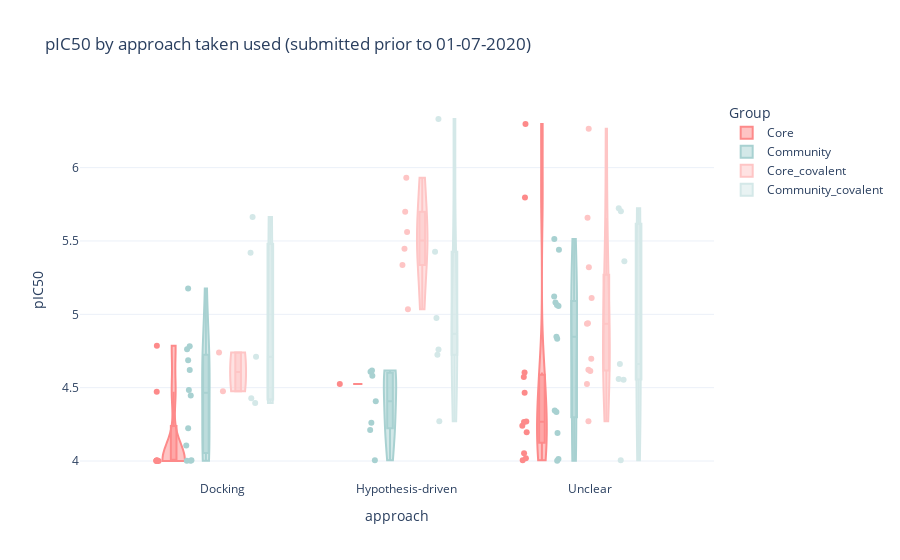

Write notebook code for a chart like this one.
### Code cell
from datetime import datetime
import plotly.express as px

date_cutoff = datetime(2020, 7, 1)

subbed = moonshot.loc[~moonshot.classified_method.isin(['STARTING_LIBRARY', 'UNKNOWN']) & \
                      (moonshot.submission_date < date_cutoff) & (moonshot.shipment_date < date_cutoff) & \
                      (moonshot.approach != "Prior SARS inhibitor")
                     ]
fig = px.violin(subbed,
                title=f'pIC50 by approach taken used (submitted prior to {date_cutoff.strftime("%d-%m-%Y")})',
                y='pIC50', x='approach',
               color='ccategory',
                template="plotly_white",
                hover_data=['CID (canonical)', 'clean_creator', 'shipment_date', 'site_name', 'short'],
               box=True,
               points='all',
               color_discrete_map={'Core': '#FD8A8A', 
                                   'Community': '#A8D1D1', 
                                   "Core_covalent": '#fec5c5',
                                   "Community_covalent": '#d4e8e8'
                                  },
               category_orders={"ccategory": ["Core", "Community", "Core_covalent", "Community_covalent"],
                              "approach": ["Docking", "Hypothesis-driven", "Unclear"],
                               }
               )
fig.update_traces(spanmode = 'hard')
fig.update_layout(legend=dict(title='Group'))
fig.write_image("images/methodology_covalent.png")
fig

### Figure 1 — Plotly figure (JSON) as saved in the notebook; plotly's stock layout.template omitted (floating-point values rounded to 4 significant figures; data arrays with more than 128 entries replaced by an {"elided": "..."} marker saying what was removed)
{"data": [{"alignmentgroup": "True", "box": {"visible": true}, "customdata": [["DAR-DIA-23aa0b97-8", "Daren Fearon", "2020-04-27T00:00:00", "", "Introduction of aromatic ring with nitrile/chloro "], ["DAR-DIA-23aa0b97-11", "Daren Fearon", "2020-04-27T00:00:00", "", "Introduction of aromatic ring with nitrile/chloro "], ["DAR-DIA-23aa0b97-19", "Daren Fearon", "2020-04-17T00:00:00", "", "Introduction of aromatic ring with nitrile/chloro "], ["DAR-DIA-23aa0b97-20", "Daren Fearon", "2020-04-17T00:00:00", "Isoquinoline", "Introduction of aromatic ring with nitrile/chloro "], ["WAR-XCH-eb7b662f-2", "Warren Thompson", "2020-04-17T00:00:00", "", "Combining fragments X0305 and X0434 by eye."], ["ALP-POS-95b75b4d-1", "Alpha Lee", "2020-06-10T00:00:00", "Aminopyridine-like", "Exploration around hit scaffold"], ["EDG-MED-0da5ad92-2", "Ed Griffen", "2020-05-26T00:00:00", "Aminopyridine-like", "Straightforward medicinal chemistry pairs based on"], ["EDJ-MED-49816e9b-1", "Ed Griffen", "2020-06-01T00:00:00", "Aminopyridine-like", "Designs based on biasing conformation of linker ch"], ["RAL-MED-2de63afb-1", "Med-Chem team", "2020-06-10T00:00:00", "Aminopyridine-like", "Close in (single point change) analogs of hit BAR-"], ["RAL-MED-2de63afb-2", "Med-Chem team", "2020-06-10T00:00:00", "Aminopyridine-like", "Close in (single point change) analogs of hit BAR-"], ["RAL-MED-2de63afb-14", "Med-Chem team", "2020-06-10T00:00:00", "Aminopyridine-like", "Close in (single point change) analogs of hit BAR-"], ["MAT-POS-590ac91e-11", "Matthew Robinson", "2020-06-16T00:00:00", "Aminopyridine-like", "Enamine REAL analogs of IC50 amino-pyridine hits a"], ["MAT-POS-590ac91e-32", "Matthew Robinson", "2020-06-10T00:00:00", "Quinolone", "Enamine REAL analogs of IC50 amino-pyridine hits a"], ["MAT-POS-590ac91e-38", "Matthew Robinson", "2020-06-10T00:00:00", "", "Enamine REAL analogs of IC50 amino-pyridine hits a"], ["MAT-POS-590ac91e-40", "Matthew Robinson", "2020-06-10T00:00:00", "", "Enamine REAL analogs of IC50 amino-pyridine hits a"], ["MAT-POS-590ac91e-41", "Matthew Robinson", "2020-06-16T00:00:00", "", "Enamine REAL analogs of IC50 amino-pyridine hits a"], ["MAT-POS-590ac91e-46", "Matthew Robinson", "2020-06-10T00:00:00", "", "Enamine REAL analogs of IC50 amino-pyridine hits a"], ["MAT-POS-590ac91e-61", "Matthew Robinson", "2020-06-10T00:00:00", "", "Enamine REAL analogs of IC50 amino-pyridine hits a"], ["MAT-POS-590ac91e-63", "Matthew Robinson", "2020-06-10T00:00:00", "", "Enamine REAL analogs of IC50 amino-pyridine hits a"], ["LON-WEI-ff7b210a-4", "Nir London", "2020-06-24T00:00:00", "", "Enamine-available hits (>80% inhibition at 10uM) f"], ["LON-WEI-ff7b210a-5", "Nir London", "2020-06-24T00:00:00", "", "Enamine-available hits (>80% inhibition at 10uM) f"]], "hovertemplate": "ccategory=Core<br>approach=%{x}<br>pIC50=%{y}<br>CID (canonical)=%{customdata[0]}<br>clean_creator=%{customdata[1]}<br>shipment_date=%{customdata[2]}<br>site_name=%{customdata[3]}<br>short=%{customdata[4]}<extra></extra>", "legendgroup": "Core", "marker": {"color": "#FD8A8A"}, "name": "Core", "offsetgroup": "Core", "orientation": "v", "points": "all", "scalegroup": "True", "showlegend": true, "spanmode": "hard", "type": "violin", "x": ["Unclear", "Unclear", "Unclear", "Unclear", "Unclear", "Unclear", "Unclear", "Hypothesis-driven", "Unclear", "Unclear", "Unclear", "Docking", "Docking", "Docking", "Docking", "Docking", "Docking", "Docking", "Docking", "Unclear", "Unclear"], "x0": " ", "xaxis": "x", "y": [4.265, 4.197, 4.573, 4.24, 4.004, 4.019, 4.27, 4.524, 4.053, 4.465, 4.604, 4.004, 4.002, 4.002, 4.472, 4.785, 4.002, 4, 4.002, 6.298, 5.796], "y0": " ", "yaxis": "y"}, {"alignmentgroup": "True", "box": {"visible": true}, "customdata": {"elided": "32x5 str values"}, "hovertemplate": "ccategory=Community<br>approach=%{x}<br>pIC50=%{y}<br>CID (canonical)=%{customdata[0]}<br>clean_creator=%{customdata[1]}<br>shipment_date=%{customdata[2]}<br>site_name=%{customdata[3]}<br>short=%{customdata[4]}<extra></extra>", "legendgroup": "Community", "marker": {"color": "#A8D1D1"}, "name": "Community", "offsetgroup": "Community", "orientation": "v", "points": "all", "scalegroup": "True", "showlegend": true, "spanmode": "hard", "type": "violin", "x": ["Hypothesis-driven", "Unclear", "Hypothesis-driven", "Hypothesis-driven", "Hypothesis-driven", "Hypothesis-driven", "Unclear", "Docking", "Hypothesis-driven", "Hypothesis-driven", "Docking", "Docking", "Docking", "Docking", "Docking", "Unclear", "Unclear", "Unclear", "Unclear", "Unclear", "Unclear", "Unclear", "Unclear", "Docking", "Docking", "Unclear", "Unclear", "Unclear", "Docking", "Docking", "Docking", "Docking"], "x0": " ", "xaxis": "x", "y": [4.609, 4.19, 4.582, 4.212, 4.26, 4.004, 5.514, 5.175, 4.616, 4.408, 4.105, 4.004, 4.447, 4.762, 4.686, 4.002, 4.014, 4.333, 5.44, 4.848, 5.081, 5.063, 4.344, 4.002, 4.002, 5.057, 4.833, 5.122, 4.484, 4.783, 4.62, 4.223], "y0": " ", "yaxis": "y"}, {"alignmentgroup": "True", "box": {"visible": true}, "customdata": [["NIR-THE-c331be7a-1", "Nir London", "2020-06-24T00:00:00", "", "These are all based on merges of:\r\n- x1420 as a ba"], ["NIR-THE-c331be7a-2", "Nir London", "2020-06-24T00:00:00", "Chloroacetamide", "These are all based on merges of:\r\n- x1420 as a ba"], ["NIR-THE-c331be7a-6", "Nir London", "2020-06-16T00:00:00", "Chloroacetamide", "These are all based on merges of:\r\n- x1420 as a ba"], ["NIR-THE-0d6461ce-8", "Nir London", "2020-05-26T00:00:00", "", "x0692, x0770 and x0830 are all chloroacetamides of"], ["DAR-DIA-fb20be43-6", "Daren Fearon", "2020-05-20T00:00:00", "", "Merging of x0830 with x0305/x0104 and x0195 to tar"], ["DAR-DIA-fb20be43-7", "Daren Fearon", "2020-06-24T00:00:00", "", "Merging of x0830 with x0305/x0104 and x0195 to tar"], ["WAR-XCH-b0339bbe-19", "Warren Thompson", "2020-06-16T00:00:00", "", "1. Used top 40 compounds from Moonshot Folding doc"], ["WAR-XCH-79d12f6e-4", "Warren Thompson", "2020-05-20T00:00:00", "", "1. Top 40 docking score compounds (John Chodera's "], ["MED-COV-4280ac29-12", "Med-Chem team", "2020-06-10T00:00:00", "", "These are substitutions on submissions by the MedC"], ["MED-COV-4280ac29-13", "Med-Chem team", "2020-05-13T00:00:00", "", "These are substitutions on submissions by the MedC"], ["MED-COV-4280ac29-25", "Med-Chem team", "2020-05-26T00:00:00", "Chloroacetamide", "These are substitutions on submissions by the MedC"], ["MED-COV-4280ac29-30", "Med-Chem team", "2020-06-24T00:00:00", "", "These are substitutions on submissions by the MedC"], ["MED-COV-4280ac29-33", "Med-Chem team", "2020-06-01T00:00:00", "", "These are substitutions on submissions by the MedC"], ["MED-COV-4280ac29-37", "Med-Chem team", "2020-06-24T00:00:00", "", "These are substitutions on submissions by the MedC"], ["LON-WEI-babf2c61-1", "Nir London", "2020-06-16T00:00:00", "", "third gen. ugi designs combining previous ‘winning"], ["LON-WEI-babf2c61-2", "Nir London", "2020-06-16T00:00:00", "", "third gen. ugi designs combining previous ‘winning"], ["LON-WEI-babf2c61-5", "Nir London", "2020-06-16T00:00:00", "", "third gen. ugi designs combining previous ‘winning"], ["LON-WEI-babf2c61-6", "Nir London", "2020-06-16T00:00:00", "", "third gen. ugi designs combining previous ‘winning"], ["LON-WEI-babf2c61-9", "Nir London", "2020-06-16T00:00:00", "", "third gen. ugi designs combining previous ‘winning"]], "hovertemplate": "ccategory=Core_covalent<br>approach=%{x}<br>pIC50=%{y}<br>CID (canonical)=%{customdata[0]}<br>clean_creator=%{customdata[1]}<br>shipment_date=%{customdata[2]}<br>site_name=%{customdata[3]}<br>short=%{customdata[4]}<extra></extra>", "legendgroup": "Core_covalent", "marker": {"color": "#fec5c5"}, "name": "Core_covalent", "offsetgroup": "Core_covalent", "orientation": "v", "points": "all", "scalegroup": "True", "showlegend": true, "spanmode": "hard", "type": "violin", "x": ["Hypothesis-driven", "Hypothesis-driven", "Hypothesis-driven", "Hypothesis-driven", "Hypothesis-driven", "Hypothesis-driven", "Docking", "Docking", "Unclear", "Unclear", "Unclear", "Unclear", "Unclear", "Unclear", "Unclear", "Unclear", "Unclear", "Unclear", "Unclear"], "x0": " ", "xaxis": "x", "y": [5.035, 5.932, 5.699, 5.447, 5.336, 5.561, 4.74, 4.475, 4.272, 5.112, 4.526, 6.265, 5.321, 5.658, 4.939, 4.936, 4.622, 4.614, 4.697], "y0": " ", "yaxis": "y"}, {"alignmentgroup": "True", "box": {"visible": true}, "customdata": [["DUN-NEW-f8ce3686-22", "Duncan Miller", "2020-05-13T00:00:00", "", "Merging of x0072 with x1458 to combine the covalen"], ["DUN-NEW-f8ce3686-23", "Duncan Miller", "2020-06-30T00:00:00", "Chloroacetamide", "Merging of x0072 with x1458 to combine the covalen"], ["DUN-NEW-f8ce3686-24", "Duncan Miller", "2020-06-16T00:00:00", "Chloroacetamide", "Merging of x0072 with x1458 to combine the covalen"], ["DAN-LON-a5fc619e-8", "Daniel Zaidman", "2020-05-13T00:00:00", "Chloroacetamide", "The inspiration is X_0770, one of the covalent fra"], ["GIA-UNK-a79af1bc-1", "Gianfranco Lopopolo", "2020-05-26T00:00:00", "", "Replacement with pyrimidine, in order do have poss"], ["DAV-CRI-3edb475e-4", "David Briggs", "2020-05-07T00:00:00", "Chloroacetamide", "Modifications of x1382, the best occupancy, high c"], ["DAV-CRI-3edb475e-6", "David Briggs", "2020-05-26T00:00:00", "Chloroacetamide", "Modifications of x1382, the best occupancy, high c"], ["DAV-CRI-14a23e73-1", "David Briggs", "2020-06-24T00:00:00", "", "By eye merging of X0161 and x1382, retaining coval"], ["GIA-UNK-20b63697-2", "Gianfranco Lopopolo", "2020-06-10T00:00:00", "", "A series of derivatives, having the chloroacetamid"], ["GIA-UNK-20b63697-6", "Gianfranco Lopopolo", "2020-06-10T00:00:00", "", "A series of derivatives, having the chloroacetamid"], ["TAM-UNI-d1c3dd9f-5", "Tamas Szommer", "2020-05-26T00:00:00", "", "Covalent fragments were re-docked using multiple p"], ["PAU-UNI-8cdd41c7-1", "Paul Brear", "2020-05-13T00:00:00", "", "Combination fo x0770 and x0692. by eye."], ["STU-CHA-6cae54d3-1", "Stuart Ward", "2020-06-30T00:00:00", "", "Combination of covalent fragment x0770 with non-co"], ["STU-CHA-83dacf15-1", "Stuart Ward", "2020-06-16T00:00:00", "", "Combination of covalent fragment x0770 with non-co"], ["SIM-SYN-f15aaa3a-1", "Simon Williams", "2020-05-07T00:00:00", "Chloroacetamide", "Noting that the benzylic group on fragments such a"], ["NEH-REV-107bcf72-5", "Neha Rana", "2020-05-13T00:00:00", "", "In addition to the covalent bond between chloroace"], ["NAU-LAT-64f4b287-4", "Nauris Narvaiss", "2020-06-24T00:00:00", "", "X-ray/IC50 fragment and structure growing/merging "], ["NAU-LAT-64f4b287-5", "Nauris Narvaiss", "2020-06-24T00:00:00", "Chloroacetamide", "X-ray/IC50 fragment and structure growing/merging "]], "hovertemplate": "ccategory=Community_covalent<br>approach=%{x}<br>pIC50=%{y}<br>CID (canonical)=%{customdata[0]}<br>clean_creator=%{customdata[1]}<br>shipment_date=%{customdata[2]}<br>site_name=%{customdata[3]}<br>short=%{customdata[4]}<extra></extra>", "legendgroup": "Community_covalent", "marker": {"color": "#d4e8e8"}, "name": "Community_covalent", "offsetgroup": "Community_covalent", "orientation": "v", "points": "all", "scalegroup": "True", "showlegend": true, "spanmode": "hard", "type": "violin", "x": ["Hypothesis-driven", "Hypothesis-driven", "Hypothesis-driven", "Docking", "Unclear", "Unclear", "Unclear", "Hypothesis-driven", "Unclear", "Unclear", "Docking", "Unclear", "Docking", "Docking", "Unclear", "Docking", "Hypothesis-driven", "Hypothesis-driven"], "x0": " ", "xaxis": "x", "y": [4.975, 4.724, 4.759, 5.664, 4.559, 4.004, 4.554, 6.332, 4.662, 5.362, 4.396, 5.724, 5.42, 4.71, 5.703, 4.427, 5.427, 4.272], "y0": " ", "yaxis": "y"}], "layout": {"autosize": true, "legend": {"title": {"text": "Group"}, "tracegroupgap": 0}, "title": {"text": "pIC50 by approach taken used (submitted prior to 01-07-2020)"}, "violinmode": "group", "xaxis": {"anchor": "y", "autorange": true, "categoryarray": ["Docking", "Hypothesis-driven", "Unclear"], "categoryorder": "array", "domain": [0, 1], "range": [-0.7675, 2.672], "title": {"text": "approach"}, "type": "category"}, "yaxis": {"anchor": "x", "autorange": true, "domain": [0, 1], "range": [3.87, 6.461], "title": {"text": "pIC50"}, "type": "linear"}}}
